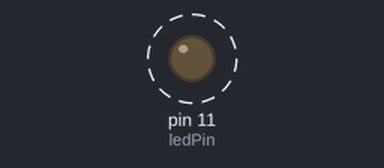
The sketch below on a simulated Arduino Uno, built with avr-gcc and run on an emulated ATmega328P. Parts: output pins drawn as LEDs (lit = HIGH). Dashed ring = blinking. What the sketch prints to the serial monitor is not drawn.

Above: at 0.5 s.
Timing chart, 0 to 4.6 s (numbered marks = the images above):
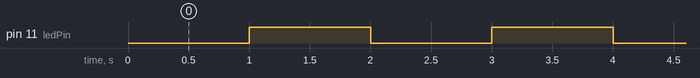

The sketch:

experimento08_4.ino
```cpp
#define ledPin 11
int count = 0;

void setup() {
  pinMode(ledPin, OUTPUT);
  Serial.begin(115200);

  TCCR1A = 0;
  TCCR1B = 0;
  TCCR1B |= (1<<CS10);
  TCNT1 = 0xC181;
  TIMSK1 |= (1 << TOIE1);

}

void loop() {
  if (count==999){
    count=0;
    Serial.println(millis());
    digitalWrite(ledPin, digitalRead(ledPin) ^ 1);
  }
}

ISR(TIMER1_OVF_vect){
  TCNT1 = 0xC181;
  count++;

}
```

Measured:
- by itself, pin 11 (ledPin): alternates HIGH for 1.0 s and LOW for 1.0 s
